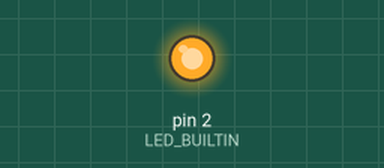
Recording of a sketch running on a simulated Arduino Uno, built with avr-gcc and run on an emulated ATmega328P. Shown: output pins drawn as LEDs (lit = HIGH). No radio packets arrive unless stated; what the sketch prints to the serial monitor is not drawn.

Above: at 0.5 s.
At 5.6 s:
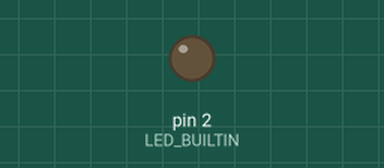
Timing chart, 0 to 13.1 s (numbered marks = the images above):
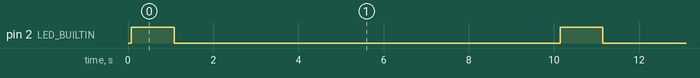

Measured:
- by itself, pin 2 (LED_BUILTIN): alternates HIGH for 1.0 s and LOW for 9.1 s

The sketch:

TRANS_TELECOS.ino
```cpp
#include <SPI.h>
#include <LoRa.h>

//define the pins used by the transceiver module
#define ss 5
#define rst 14
#define dio0 4

int counter = 0;

const int LED_BUILTIN = 2;

void setup() {
  //setup led
  pinMode(LED_BUILTIN, OUTPUT);
  //initialize Serial Monitor
  Serial.begin(115200);
  while (!Serial);
  Serial.println("Transmisor LoRa");

  //setup LoRa transceiver module
  LoRa.setPins(ss, rst, dio0);

  //replace the LoRa.begin(---E-) argument with your location's frequency
  //868E6 for Spain
  while (!LoRa.begin(868E6)) {
    Serial.println(".");
    delay(500);
  }
   // Change sync word (0xF3) to match the receiver
  // The sync word assures you don't get LoRa messages from other LoRa transceivers
  // ranges from 0-0xFF
  LoRa.setSyncWord(0xF3);
  Serial.println("Inicializacion LoRa OK!");
}

void loop() {
  Serial.print("Enviando paquete: ");
  Serial.println(counter);

  //Send LoRa packet to receiver
  LoRa.beginPacket();
  LoRa.print("hola ");
  LoRa.print(counter);
  LoRa.endPacket();

  counter++;
  digitalWrite(LED_BUILTIN, HIGH);
  delay(1000);
  digitalWrite(LED_BUILTIN, LOW);
  delay(9000);
}
```
